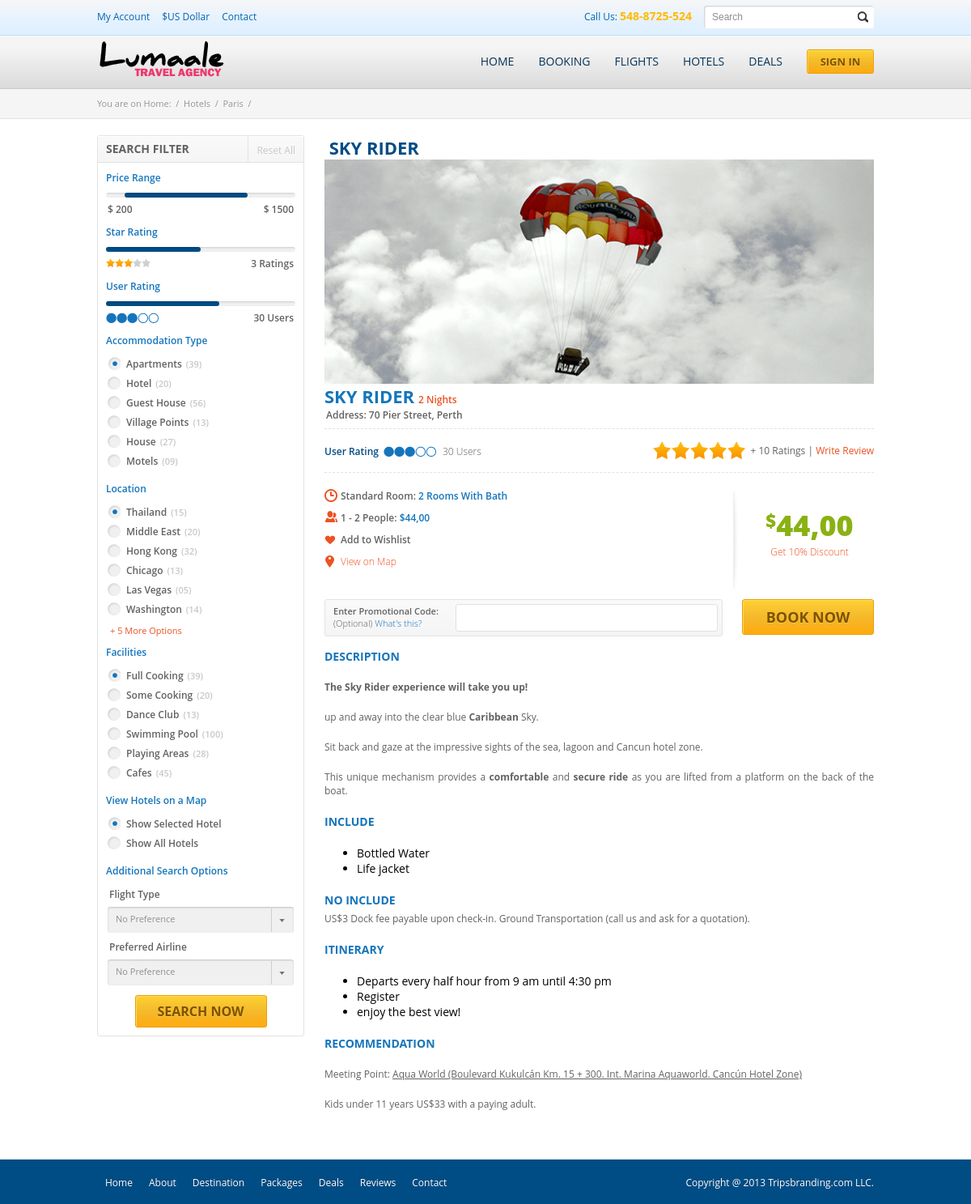
/plantilla.php?idTour=sky-rider, run on the app's committed database.
### tables this page shows
CREATE TABLE IF NOT EXISTS `tours` (
  `id` tinyint(3) unsigned NOT NULL AUTO_INCREMENT COMMENT 'Identificador único de fila y usado para RI.',
  `Tour` varchar(100) NOT NULL COMMENT 'Nombre de tour.',
  `Description` text NOT NULL COMMENT 'Descripción especifica.',
  `Include` text NOT NULL COMMENT 'Información detallada sobre que incluye.',
  `NotInclude` text COMMENT 'Información detallada sobre lo que no incluye.',
  `Itinerary` text NOT NULL COMMENT 'Información detallada del itinerario.',
  `Frequency` varchar(50) NOT NULL COMMENT 'Frecuencia a la semana de salidas.',
  `Recommendation` text COMMENT 'Recomendaciones asociadas a cada tour.',
  `AdultPrice` decimal(6,2) NOT NULL COMMENT 'Precio en USD por adulto.',
  `KidPrice` decimal(6,2) NOT NULL COMMENT 'Precio USD por niño.',
  `Map` varchar(100) DEFAULT NULL COMMENT 'Mapa que muestra en el sitio web.',
  `Youtube` varchar(100) DEFAULT NULL COMMENT 'Video que muestra en sitio web.',
  `url` varchar(100) NOT NULL COMMENT 'Sección correspondiente en el sitio web.',
  `Supplier` tinyint(3) unsigned NOT NULL,
  `Thumbnail` varchar(100) DEFAULT NULL COMMENT 'Imagen miniatura que se muestra en sitio web.',
  `Location` tinyint(2) NOT NULL COMMENT 'Lugar geográfica de destino.',
  `ListPrice` text COMMENT 'Listado de precios mostrado en sitio web.',
  `Kid` enum('1','0') NOT NULL DEFAULT '1' COMMENT 'Si el tour no acepta o acepta niños.',
  `Type` enum('0','1','2','3') NOT NULL DEFAULT '0' COMMENT 'Tipo de precios: 0 = No hay precios, 1=precio normal, 2 = precios de tabla rates_loc, 3 = precios de rates_one.',
  `title` varchar(100) NOT NULL COMMENT 'Título mostrado en el sitio web.',
  `metakeywords` varchar(260) DEFAULT NULL,
  `metadescription` varchar(260) DEFAULT NULL,
  `active` enum('0','1') NOT NULL DEFAULT '0' COMMENT 'El tour esta 0=inactivo o 1=activo.',
  PRIMARY KEY (`id`),
  KEY `FK_tours_has_locations_idx` (`Location`),
  KEY `FK_tours_has_supplier_idx` (`Supplier`)
);

### srcdb/storage/conexion/conf.class.php (called while the page is built, shortened)
<?php
class Conf {
	private static $_instance = NULL;
	private $_dns;
    private $_user;
    private $_password;
	private $_options;
    private function __construct()
	{
        $this->_dns="mysql:host=".DB_HOST.";dbname=".DB_NAME;
        $this->_user=DB_USER;
        $this->_password=DB_PASS;
        $this->_options=DB_OPTIONS;
    }
	public static function singletonConexion()
	{
        if(!(self::$_instance instanceof self)){
            self::$_instance = new self;
        }
        return self::$_instance;
    }
    public function getDnsDB()
	{
        $var = $this->_dns;
        return $var;
    }
    public function getUserDB()
	{
        $var = $this->_user;
        return $var;
    }
    public function getPassDB()
	{
        $var = $this->_password;
        return $var;
    }
    public function getOptionsDB()
	{
        $var = $this->_options;
        return $var;
    }
}
?>

### srcdb/storage/conexion/conexion.class.php (called while the page is built, shortened)
<?php
class Conexion
{
	private static $_instance = NULL;
	private $dns;
	private $user;
	private $password;
	private $options;
	private $dbh;
	public static function singletonConexion()
	{
		if (!(self::$_instance instanceof self)){
			self::$_instance=new self();
		}
		return self::$_instance;
	}
    private function setConexion(){
		include_once 'conf.class.php';
		$conf = Conf::singletonConexion();
		$this->dns = $conf->getDnsDB();
		$this->user = $conf->getUserDB();
		$this->password = $conf->getPassDB();
		$this->options = $conf->getOptionsDB();
    }
    private function conectar()
	{
		try {
			$this->options = array(PDO::MYSQL_ATTR_INIT_COMMAND => $this->options);
			$this->dbh = new PDO($this->dns, $this->user, $this->password, $this->options);
			$this->dbh->setAttribute(PDO::ATTR_DEFAULT_FETCH_MODE, PDO::FETCH_ASSOC);
		} catch (PDOException $e) {
			throw new RestException(501, 'MySQL: ' . $e->getMessage());
		}
    }
    public function prepare($sql)
    {
		$this->dbh->setAttribute(PDO::ATTR_ERRMODE, PDO::ERRMODE_EXCEPTION);
		return $this->dbh->prepare($sql);
    }
    public function query($sql)
    {
		return $this->dbh->query($sql);
    }
}

### srcdb/storage/bookdetail.class.php (the view, shortened to what this page needs)
<?php
include_once 'conexion/conexion.class.php';
class BookDetail
{
    private static $_instance = NULL;
    private $dbh;
    private function __construct()
    {
        $this->dbh = Conexion::singletonConexion();
    }
    public static function singletonBookDetail()
    {
        if (!(self::$_instance instanceof self)){
                self::$_instance=new self();
        }
        return self::$_instance;
    }
    public function getTour($tour_id)
    {
		try {
			$sql = "SELECT id FROM tours WHERE url = '$tour_id'";
			$query = $this->dbh->query($sql);
			while($row = $query->fetch()) {
				$id = array_shift($row);
			}
		} catch(PDOException $e) {
			print "Error!: " . $e->getMessage();
		}
		$sql = "SELECT
				    id,
				    (select
				            destination
				        from
				            locations
				        where
				            id = t.location) AS location,
				    tour,
				    description,
				    include,
				    notInclude,
				    itinerary,
				    recommendation,
				    (select
				            group_concat(trim(pics))
				        from
				            galleries
				        where
				            tour_id = t.id
				        group by tour_id) as pics
				FROM
			    	tours t
				WHERE
					id = ?";
		return $this->stmt($sql,$id);
	}
    private function stmt($sql,$param1)
    {
        try {
			$query = $this->dbh->prepare($sql);
		 	$query->bindParam(1, $param1, PDO::PARAM_STR, 2);
			$query->execute();
            if($query->rowCount()>0){
				$result = $query->fetchAll();
				return $this->html($result);
			}
			$this->dbh = null;
        } catch(PDOException $e){
            print "Error!: " . $e->getMessage();
        }
	}
	private function html($rows)
	{
		if(is_array($rows)) {
			$html = "";
		    foreach($rows as $row){
				$pic = explode( ',', $row['pics']);
				$html .= "<div class='title'>";
				$html .= 	"<h2>&nbsp;{$row['tour']}</h2>";
				$html .= "</div>";
				$html .= "<div class='slider-wrapper theme-default'>";
				$html .= 	"<div id='slider' class='nivoSlider'>";
				foreach($pic as $r){
					$html .= 	"<img src='".URL.$r."' data-thumb='".URL.$r."' alt='' />";
				}
				$html .= 	"</div>";
				$html .= 	"<div id='htmlcaption' class='nivo-html-caption'>";
				$html .= 		"<strong>This</strong> is an example of a <em>HTML</em> caption with <a href='#'>a link</a>.";
				$html .= 	"</div>";
				$html .= "</div>";
				$html .= "<div class='info1'>";
				$html .= 	"<div class='subtitle'>{$row['tour']}<span class='count'>2 Nights</span></div>";
				$html .= 	"<div class='clear'></div>";
				$html .= 	"<div class='address'>Address: 70 Pier Street, Perth</div>";
				$html .= "</div>";
				$html .= "<div class='ratings'>";
				$html .= 	"<div class='uratings'><span class='text'>User Rating</span><div class='bullets three'></div><span class='countrates'>30 Users</span></div>";
				$html .= 	"<div class='sratings'><div class='stars five'></div><span class='countrates'>+ 10 Ratings</span> | <a href='#'>Write Review</a></div>";
				$html .= 	"<div class='clear'></div>";
				$html .= "</div>";
				$html .= "<div class='info2'>";
				$html .= 	"<div class='left'>";
				$html .= 		"<ul>";
				$html .= 			"<li class='room'>Standard Room: <span class='color'>2 Rooms With Bath</span></li>";
				$html .= 			"<li class='people'>1 - 2 People: <span class='color'>$44,00</span></li>";
				$html .= 			"<li class='wishlist'><a href='#'>Add to Wishlist</a></li>";
				$html .= 			"<li class='viewmap'><a class='md-trigger' data-modal='modal-viewmap' href='#'>View on Map</a></li>";
				$html .= 		"</ul>";
				$html .= 	"</div>";
				$html .= 	"<div class='right'>";
				$html .= 		"<div class='price'><span class='price dollar'>$</span>44,00</div>";
				$html .= 		"<div class='discount'>Get 10% Discount</div>";
				$html .= 	"</div>";
				$html .= 	"<div class='clear'></div>";
				$html .= "</div>";
				$html .= "<form action='bookinfo.html' method='POST'>";
				$html .= 	"<div class='bottom'>";
				$html .= 		"<div class='left'>";
				$html .= 			"<div class='promotext'>Enter Promotional Code: <span class='optional'>(Optional)</span> <a href='#'>What's this?</a></div>";
				$html .= 			"<input class='optcode' name='optcode' />";
				$html .= 			"<div class='clear'></div>";
				$html .= 		"</div>";
				$html .= 		"<div class='right'>";
				$html .= 			"<input type='submit' name='booknow' class='booknow' value='Book Now' />";
				$html .= 		"</div>";
				$html .= 		"<div class='clear'></div>";
				$html .= 	"</div>";
				$html .= "</form>";
				$html .= " <div class='desc'>";
				$html .= "	<h2>Description</h2>";
				$html .= "		<p>".html_entity_decode($row['description'])."</p>";
				$html .= "	<h2>Include</h2>";
				$html .= "		<p>".html_entity_decode($row['include'])."</p>";
				$html .= "	<h2>No Include</h2>";
				$html .= "		<p>".html_entity_decode($row['notInclude'])."</p>";
				$html .= "	<h2>Itinerary</h2>";
				$html .= "		<p>".html_entity_decode($row['itinerary'])."</p>";
				$html .= "	<h2>Recommendation</h2>";
				$html .= "		<p>".html_entity_decode($row['recommendation'])."</p>";
				$html .= " </div>";
		    }
			return $html;
		}
	}
}

### css/pages/home.css (style rules this page uses)
body { background: #fff; margin:0; padding:0; font-family: 'Open Sans', sans-serif; font-size:14px; color:#000; }

### css/themes/default/default.css (style rules this page uses)
.theme-default .nivoSlider { position:relative; background:#fff url(loading.gif) no-repeat 50% 50%; }

### css/nivo-slider.css (style rules this page uses)
.nivoSlider { position:relative; width:100%; height:auto; overflow: hidden; }

### data on the page
tours: Tour "SKY RIDER", Description "The Sky Rider experience will take you up! up and away into the clear blue Caribbean Sky. Sit back and gaze at the impressive sights of the sea, lagoon and Cancun hotel zone. This unique mechanism provides a comfortable and secure ride as you are lifted from a platform on the back of the boat.", Include "Bottled Water Life jacket", NotInclude "US$3 Dock fee payable upon check-in. Ground Transportation (call us and ask for a quotation).", Itinerary "Departs every half hour from 9 am until 4:30 pm Register enjoy the best view!", Recommendation "Meeting Point: Aqua World (Boulevard Kukulcán Km. 15 + 300. Int. Marina Aquaworld. Cancún Hotel Zone) Kids under 11 years US$33 with a paying adult."
